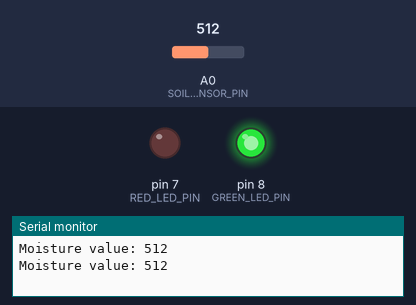
The sketch below on a simulated Arduino Uno, built with avr-gcc and run on an emulated ATmega328P. On the bench: output pins drawn as LEDs (lit = HIGH), the last lines printed to the serial monitor. The test bench sets the inputs (shaded band); at power-on: A0 (SOIL_SENSOR_PIN) = 512.

Above: at 1.2 s.
1.3 s: A0 (SOIL_SENSOR_PIN) set to 484
At 3.2 s:
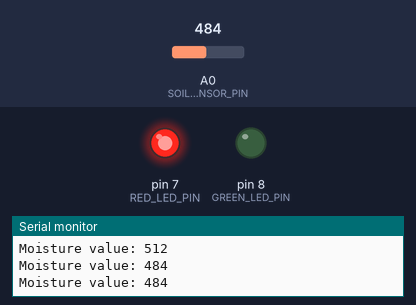
3.5 s: A0 (SOIL_SENSOR_PIN) set to 510
At 5.3 s:
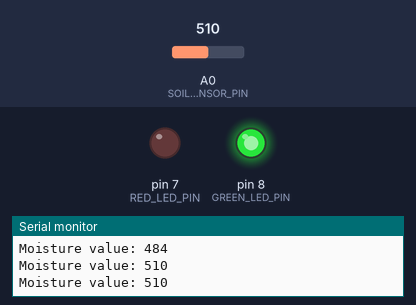
5.6 s: A0 (SOIL_SENSOR_PIN) set to 490
At 6.5 s:
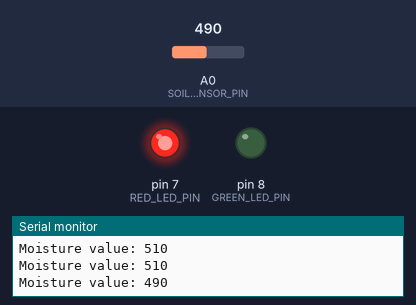
Timing chart, 0 to 8.6 s (numbered marks = the images above; inputs shaded):
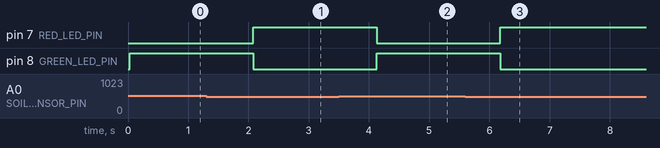

The sketch:

soil_iotproject.ino
```cpp
// ---- Constants for Easy Editing ----
const int SOIL_SENSOR_PIN = A0;
const int RED_LED_PIN = 7;
const int GREEN_LED_PIN = 8;

const int DRY_THRESHOLD = 500;

const int AVERAGE_COUNT = 5;
const long BAUD_RATE = 9600;
const unsigned long READ_INTERVAL = 1000;

// ---- Setup ----
void setup() {
  pinMode(RED_LED_PIN, OUTPUT);
  pinMode(GREEN_LED_PIN, OUTPUT);

  // start with both OFF
  digitalWrite(RED_LED_PIN, LOW);
  digitalWrite(GREEN_LED_PIN, LOW);

  Serial.begin(BAUD_RATE);
}


void loop() {
  int sum = 0;

  for (int i = 0; i < AVERAGE_COUNT; i++) {
    sum += analogRead(SOIL_SENSOR_PIN);
    delay(5);
  }

  int averageValue = sum / AVERAGE_COUNT;

  Serial.print("Moisture value: ");
  Serial.println(averageValue);

  // For capacitive sensor: LOW = DRY, HIGH = WET
  if (averageValue < DRY_THRESHOLD) {
    // Soil is DRY  -> Red ON, Green OFF
    digitalWrite(RED_LED_PIN, HIGH);
    digitalWrite(GREEN_LED_PIN, LOW);
  } else {
    // Soil is WET -> Green ON, Red OFF
    digitalWrite(RED_LED_PIN, LOW);
    digitalWrite(GREEN_LED_PIN, HIGH);
  }

  delay(READ_INTERVAL);
}
```

Measured:
- the behaviour switches between 500 and 499 on A0 (SOIL_SENSOR_PIN) (found by bisection; images 0 and 1)
- after the input at 1.3 s, pin 7 (RED_LED_PIN): LOW → HIGH after 0.78 s; pin 8 (GREEN_LED_PIN): HIGH → LOW after 0.78 s
- after the input at 3.5 s, pin 7 (RED_LED_PIN): HIGH → LOW after 0.63 s; pin 8 (GREEN_LED_PIN): LOW → HIGH after 0.63 s
- after the input at 5.6 s, pin 7 (RED_LED_PIN): LOW → HIGH after 0.58 s; pin 8 (GREEN_LED_PIN): HIGH → LOW after 0.58 s
